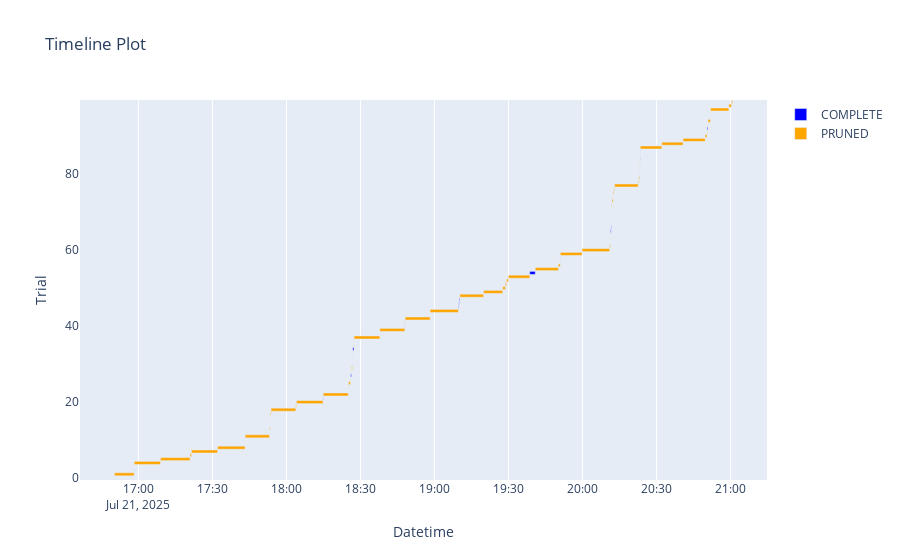

Notebook code for this chart:
### Markdown cell above
Plot the timeline of a study, indicating complete and pruned trials.

### Code cell
plot_timeline(study_glm_rs)

### Figure 1 — Plotly figure (JSON) as saved in the notebook; plotly's stock layout.template omitted (floating-point values rounded to 4 significant figures)
{"data": [{"base": ["2025-07-21T16:58:15.229530", "2025-07-21T18:14:49.200479", "2025-07-21T18:25:59.185682", "2025-07-21T18:26:45.507446", "2025-07-21T18:26:53.139927", "2025-07-21T18:47:58.093206", "2025-07-21T19:09:40.228705", "2025-07-21T19:09:50.988205", "2025-07-21T19:10:01.034227", "2025-07-21T19:38:35.659817", "2025-07-21T19:50:55.108230", "2025-07-21T20:11:19.539609", "2025-07-21T20:11:34.389324", "2025-07-21T20:23:17.473032", "2025-07-21T20:23:22.294607", "2025-07-21T20:50:28.350670"], "hovertemplate": "%{text}<extra>COMPLETE</extra>", "marker": {"color": "blue"}, "name": "COMPLETE", "orientation": "h", "text": ["{<br>  \"number\": 2,<br>  \"values\": [<br>    13432.083870249657<br>  ],<br>  \"params\": {<br>    \"clusterer\": \"kmeans\",<br>    \"n_clusters\": 18,<br>    \"distribution\": \"gaussian\",<br>    \"link_gaussian\": \"identity\"<br>  }<br>}", "{<br>  \"number\": 21,<br>  \"values\": [<br>    282431248.9362046<br>  ],<br>  \"params\": {<br>    \"clusterer\": \"bisecting_kmeans\",<br>    \"n_clusters_bkmeans\": 27,<br>    \"bisecting_strategy\": \"biggest_inertia\",<br>    \"distribution\": \"gaussian\",<br>    \"link_gaussian\": \"identity\"<br>  }<br>}", "{<br>  \"number\": 27,<br>  \"values\": [<br>    3.084026295306266e+27<br>  ],<br>  \"params\": {<br>    \"clusterer\": \"birch\",<br>    \"n_clusters_birch\": 10,<br>    \"branching_factor\": 766,<br>    \"threshold\": 0.6326240366283351,<br>    \"distribution\": \"gaussian\",<br>    \"link_gaussian\": \"log\"<br>  }<br>}", "{<br>  \"number\": 30,<br>  \"values\": [<br>    351036.72663670353<br>  ],<br>  \"params\": {<br>    \"clusterer\": \"kmeans\",<br>    \"n_clusters\": 14,<br>    \"distribution\": \"gaussian\",<br>    \"link_gaussian\": \"identity\"<br>  }<br>}", "{<br>  \"number\": 34,<br>  \"values\": [<br>    15.745955909457695<br>  ],<br>  \"params\": {<br>    \"clusterer\": \"birch\",<br>    \"n_clusters_birch\": 1,<br>    \"branching_factor\": 318,<br>    \"threshold\": 0.10313666878329511,<br>    \"distribution\": \"gaussian\",<br>    \"link_gaussian\": \"log\"<br>  }<br>}", "{<br>  \"number\": 40,<br>  \"values\": [<br>    410156.6317113525<br>  ],<br>  \"params\": {<br>    \"clusterer\": \"kmeans\",<br>    \"n_clusters\": 30,<br>    \"distribution\": \"gaussian\",<br>    \"link_gaussian\": \"identity\"<br>  }<br>}", "{<br>  \"number\": 45,<br>  \"values\": [<br>    27.764601714030086<br>  ],<br>  \"params\": {<br>    \"clusterer\": \"kmeans\",<br>    \"n_clusters\": 7,<br>    \"distribution\": \"gamma\"<br>  }<br>}", "{<br>  \"number\": 46,<br>  \"values\": [<br>    42.28522538877635<br>  ],<br>  \"params\": {<br>    \"clusterer\": \"kmeans\",<br>    \"n_clusters\": 6,<br>    \"distribution\": \"gamma\"<br>  }<br>}", "{<br>  \"number\": 47,<br>  \"values\": [<br>    68.17330486413577<br>  ],<br>  \"params\": {<br>    \"clusterer\": \"birch\",<br>    \"n_clusters_birch\": 9,<br>    \"branching_factor\": 480,<br>    \"threshold\": 0.4528211242736828,<br>    \"distribution\": \"gaussian\",<br>    \"link_gaussian\": \"log\"<br>  }<br>}", "{<br>  \"number\": 54,<br>  \"values\": [<br>    15.745955909457695<br>  ],<br>  \"params\": {<br>    \"clusterer\": \"bisecting_kmeans\",<br>    \"n_clusters_bkmeans\": 1,<br>    \"bisecting_strategy\": \"largest_cluster\",<br>    \"distribution\": \"gaussian\",<br>    \"link_gaussian\": \"log\"<br>  }<br>}", "{<br>  \"number\": 57,<br>  \"values\": [<br>    319414.536964122<br>  ],<br>  \"params\": {<br>    \"clusterer\": \"kmeans\",<br>    \"n_clusters\": 29,<br>    \"distribution\": \"gaussian\",<br>    \"link_gaussian\": \"identity\"<br>  }<br>}", "{<br>  \"number\": 65,<br>  \"values\": [<br>    13.74515533213956<br>  ],<br>  \"params\": {<br>    \"clusterer\": \"birch\",<br>    \"n_clusters_birch\": 11,<br>    \"branching_factor\": 990,<br>    \"threshold\": 0.3102963536234391,<br>    \"distribution\": \"gaussian\",<br>    \"link_gaussian\": \"identity\"<br>  }<br>}", "{<br>  \"number\": 66,<br>  \"values\": [<br>    83741.594267626<br>  ],<br>  \"params\": {<br>    \"clusterer\": \"birch\",<br>    \"n_clusters_birch\": 22,<br>    \"branching_factor\": 973,<br>    \"threshold\": 0.8413865029217695,<br>    \"distribution\": \"gaussian\",<br>    \"link_gaussian\": \"identity\"<br>  }<br>}", "{<br>  \"number\": 84,<br>  \"values\": [<br>    15.745955909457695<br>  ],<br>  \"params\": {<br>    \"clusterer\": \"bisecting_kmeans\",<br>    \"n_clusters_bkmeans\": 1,<br>    \"bisecting_strategy\": \"largest_cluster\",<br>    \"distribution\": \"gaussian\",<br>    \"link_gaussian\": \"log\"<br>  }<br>}", "{<br>  \"number\": 86,<br>  \"values\": [<br>    319414.536964122<br>  ],<br>  \"params\": {<br>    \"clusterer\": \"kmeans\",<br>    \"n_clusters\": 29,<br>    \"distribution\": \"gaussian\",<br>    \"link_gaussian\": \"identity\"<br>  }<br>}", "{<br>  \"number\": 92,<br>  \"values\": [<br>    385875.2177686071<br>  ],<br>  \"params\": {<br>    \"clusterer\": \"kmeans\",<br>    \"n_clusters\": 24,<br>    \"distribution\": \"gaussian\",<br>    \"link_gaussian\": \"identity\"<br>  }<br>}"], "textposition": "none", "type": "bar", "x": [1967.0, 5097.0, 18120.0, 1654.0, 28090.0, 2589.0, 10750.0, 10030.0, 14350.0, 133400.0, 2701.0, 14840.0, 9759.0, 3115.0, 2779.0, 19220.0], "y": [2, 21, 27, 30, 34, 40, 45, 46, 47, 54, 57, 65, 66, 84, 86, 92]}, {"base": ["2025-07-21T16:50:14.473674", "2025-07-21T16:50:18.416167", "2025-07-21T16:58:17.213210", "2025-07-21T16:58:17.351885", "2025-07-21T17:08:56.658951", "2025-07-21T17:20:55.371864", "2025-07-21T17:21:31.939608", "2025-07-21T17:32:04.384562", "2025-07-21T17:43:12.793705", "2025-07-21T17:43:12.977873", "2025-07-21T17:43:16.032959", "2025-07-21T17:53:06.135842", "2025-07-21T17:53:06.562313", "2025-07-21T17:53:24.284695", "2025-07-21T17:53:24.383745", "2025-07-21T17:53:26.490809", "2025-07-21T17:53:28.114607", "2025-07-21T17:53:45.781590", "2025-07-21T18:03:46.113121", "2025-07-21T18:04:04.085754", "2025-07-21T18:14:54.312149", "2025-07-21T18:25:02.070463", "2025-07-21T18:25:02.273448", "2025-07-21T18:25:09.781075", "2025-07-21T18:25:52.848993", "2025-07-21T18:26:17.378600", "2025-07-21T18:26:24.777195", "2025-07-21T18:26:47.173707", "2025-07-21T18:26:48.680044", "2025-07-21T18:26:48.778410", "2025-07-21T18:27:21.240397", "2025-07-21T18:27:23.987598", "2025-07-21T18:27:24.126143", "2025-07-21T18:37:50.461759", "2025-07-21T18:37:50.647068", "2025-07-21T18:48:00.694245", "2025-07-21T18:48:06.423022", "2025-07-21T18:58:12.384904", "2025-07-21T18:58:12.490443", "2025-07-21T19:10:15.400077", "2025-07-21T19:19:54.061941", "2025-07-21T19:27:37.524956", "2025-07-21T19:28:42.854617", "2025-07-21T19:29:13.750079", "2025-07-21T19:29:54.492449", "2025-07-21T19:40:49.212650", "2025-07-21T19:50:11.561906", "2025-07-21T19:50:57.823682", "2025-07-21T19:51:00.651909", "2025-07-21T19:59:48.470847", "2025-07-21T20:10:56.894369", "2025-07-21T20:11:14.269038", "2025-07-21T20:11:14.531212", "2025-07-21T20:11:17.642485", "2025-07-21T20:11:44.168604", "2025-07-21T20:11:44.260367", "2025-07-21T20:11:45.709124", "2025-07-21T20:11:45.835788", "2025-07-21T20:11:47.429644", "2025-07-21T20:11:47.527167", "2025-07-21T20:11:55.195661", "2025-07-21T20:12:22.420626", "2025-07-21T20:12:24.782369", "2025-07-21T20:12:42.485539", "2025-07-21T20:12:58.721150", "2025-07-21T20:22:31.054619", "2025-07-21T20:22:48.367036", "2025-07-21T20:23:06.344658", "2025-07-21T20:23:08.645348", "2025-07-21T20:23:10.442149", "2025-07-21T20:23:13.264391", "2025-07-21T20:23:20.600525", "2025-07-21T20:23:25.086254", "2025-07-21T20:32:06.984700", "2025-07-21T20:40:43.602427", "2025-07-21T20:49:40.826257", "2025-07-21T20:50:24.684977", "2025-07-21T20:50:47.586838", "2025-07-21T20:50:51.030791", "2025-07-21T20:51:46.321042", "2025-07-21T20:51:49.765427", "2025-07-21T20:51:53.171555", "2025-07-21T20:59:16.066681", "2025-07-21T21:00:20.470753"], "hovertemplate": "%{text}<extra>PRUNED</extra>", "marker": {"color": "orange"}, "name": "PRUNED", "orientation": "h", "text": ["{<br>  \"number\": 0,<br>  \"values\": null,<br>  \"params\": {<br>    \"clusterer\": \"bisecting_kmeans\",<br>    \"n_clusters_bkmeans\": 7,<br>    \"bisecting_strategy\": \"biggest_inertia\",<br>    \"distribution\": \"gamma\"<br>  }<br>}", "{<br>  \"number\": 1,<br>  \"values\": null,<br>  \"params\": {<br>    \"clusterer\": \"affinity_propagation\",<br>    \"damping\": 0.7645045768371271,<br>    \"distribution\": \"inverse_gaussian\",<br>    \"link_inverse_gaussian\": \"log\"<br>  }<br>}", "{<br>  \"number\": 3,<br>  \"values\": null,<br>  \"params\": {<br>    \"clusterer\": \"kmeans\",<br>    \"n_clusters\": 5,<br>    \"distribution\": \"inverse_gaussian\",<br>    \"link_inverse_gaussian\": \"log\"<br>  }<br>}", "{<br>  \"number\": 4,<br>  \"values\": null,<br>  \"params\": {<br>    \"clusterer\": \"affinity_propagation\",<br>    \"damping\": 0.6996977526274348,<br>    \"distribution\": \"gamma\"<br>  }<br>}", "{<br>  \"number\": 5,<br>  \"values\": null,<br>  \"params\": {<br>    \"clusterer\": \"affinity_propagation\",<br>    \"damping\": 0.9581292188311663,<br>    \"distribution\": \"inverse_gaussian\",<br>    \"link_inverse_gaussian\": \"inverse_squared\"<br>  }<br>}", "{<br>  \"number\": 6,<br>  \"values\": null,<br>  \"params\": {<br>    \"clusterer\": \"mean_shift\",<br>    \"bandwidth\": 0.8347134028733747,<br>    \"distribution\": \"gaussian\",<br>    \"link_gaussian\": \"log\"<br>  }<br>}", "{<br>  \"number\": 7,<br>  \"values\": null,<br>  \"params\": {<br>    \"clusterer\": \"affinity_propagation\",<br>    \"damping\": 0.9453350639699125,<br>    \"distribution\": \"gamma\"<br>  }<br>}", "{<br>  \"number\": 8,<br>  \"values\": null,<br>  \"params\": {<br>    \"clusterer\": \"affinity_propagation\",<br>    \"damping\": 0.5237801583951118,<br>    \"distribution\": \"inverse_gaussian\",<br>    \"link_inverse_gaussian\": \"inverse_squared\"<br>  }<br>}", "{<br>  \"number\": 9,<br>  \"values\": null,<br>  \"params\": {<br>    \"clusterer\": \"kmeans\",<br>    \"n_clusters\": 24,<br>    \"distribution\": \"inverse_gaussian\",<br>    \"link_inverse_gaussian\": \"inverse_squared\"<br>  }<br>}", "{<br>  \"number\": 10,<br>  \"values\": null,<br>  \"params\": {<br>    \"clusterer\": \"kmeans\",<br>    \"n_clusters\": 28,<br>    \"distribution\": \"gamma\"<br>  }<br>}", "{<br>  \"number\": 11,<br>  \"values\": null,<br>  \"params\": {<br>    \"clusterer\": \"affinity_propagation\",<br>    \"damping\": 0.9888884642594297,<br>    \"distribution\": \"gamma\"<br>  }<br>}", "{<br>  \"number\": 12,<br>  \"values\": null,<br>  \"params\": {<br>    \"clusterer\": \"kmeans\",<br>    \"n_clusters\": 10,<br>    \"distribution\": \"inverse_gaussian\",<br>    \"link_inverse_gaussian\": \"log\"<br>  }<br>}", "{<br>  \"number\": 13,<br>  \"values\": null,<br>  \"params\": {<br>    \"clusterer\": \"mean_shift\",<br>    \"bandwidth\": 0.8244855267067898,<br>    \"distribution\": \"inverse_gaussian\",<br>    \"link_inverse_gaussian\": \"log\"<br>  }<br>}", "{<br>  \"number\": 14,<br>  \"values\": null,<br>  \"params\": {<br>    \"clusterer\": \"kmeans\",<br>    \"n_clusters\": 23,<br>    \"distribution\": \"inverse_gaussian\",<br>    \"link_inverse_gaussian\": \"inverse_squared\"<br>  }<br>}", "{<br>  \"number\": 15,<br>  \"values\": null,<br>  \"params\": {<br>    \"clusterer\": \"bisecting_kmeans\",<br>    \"n_clusters_bkmeans\": 24,<br>    \"bisecting_strategy\": \"largest_cluster\",<br>    \"distribution\": \"gaussian\",<br>    \"link_gaussian\": \"log\"<br>  }<br>}", "{<br>  \"number\": 16,<br>  \"values\": null,<br>  \"params\": {<br>    \"clusterer\": \"birch\",<br>    \"n_clusters_birch\": 11,<br>    \"branching_factor\": 550,<br>    \"threshold\": 0.7525192905358185,<br>    \"distribution\": \"inverse_gaussian\",<br>    \"link_inverse_gaussian\": \"inverse_squared\"<br>  }<br>}", "{<br>  \"number\": 17,<br>  \"values\": null,<br>  \"params\": {<br>    \"clusterer\": \"mean_shift\",<br>    \"bandwidth\": 0.8697431348569346,<br>    \"distribution\": \"gaussian\",<br>    \"link_gaussian\": \"identity\"<br>  }<br>}", "{<br>  \"number\": 18,<br>  \"values\": null,<br>  \"params\": {<br>    \"clusterer\": \"affinity_propagation\",<br>    \"damping\": 0.5695071540296688,<br>    \"distribution\": \"gamma\"<br>  }<br>}", "{<br>  \"number\": 19,<br>  \"values\": null,<br>  \"params\": {<br>    \"clusterer\": \"mean_shift\",<br>    \"bandwidth\": 0.8714325305236271,<br>    \"distribution\": \"gamma\"<br>  }<br>}", "{<br>  \"number\": 20,<br>  \"values\": null,<br>  \"params\": {<br>    \"clusterer\": \"affinity_propagation\",<br>    \"damping\": 0.9307419148851911,<br>    \"distribution\": \"gaussian\",<br>    \"link_gaussian\": \"log\"<br>  }<br>}", "{<br>  \"number\": 22,<br>  \"values\": null,<br>  \"params\": {<br>    \"clusterer\": \"affinity_propagation\",<br>    \"damping\": 0.7868489938800136,<br>    \"distribution\": \"inverse_gaussian\",<br>    \"link_inverse_gaussian\": \"log\"<br>  }<br>}", "{<br>  \"number\": 23,<br>  \"values\": null,<br>  \"params\": {<br>    \"clusterer\": \"kmeans\",<br>    \"n_clusters\": 15,<br>    \"distribution\": \"inverse_gaussian\",<br>    \"link_inverse_gaussian\": \"inverse_squared\"<br>  }<br>}", "{<br>  \"number\": 24,<br>  \"values\": null,<br>  \"params\": {<br>    \"clusterer\": \"bisecting_kmeans\",<br>    \"n_clusters_bkmeans\": 22,<br>    \"bisecting_strategy\": \"largest_cluster\",<br>    \"distribution\": \"gamma\"<br>  }<br>}", "{<br>  \"number\": 25,<br>  \"values\": null,<br>  \"params\": {<br>    \"clusterer\": \"mean_shift\",<br>    \"bandwidth\": 0.8551755548380449,<br>    \"distribution\": \"gaussian\",<br>    \"link_gaussian\": \"identity\"<br>  }<br>}", "{<br>  \"number\": 26,<br>  \"values\": null,<br>  \"params\": {<br>    \"clusterer\": \"kmeans\",<br>    \"n_clusters\": 30,<br>    \"distribution\": \"gaussian\",<br>    \"link_gaussian\": \"log\"<br>  }<br>}", "{<br>  \"number\": 28,<br>  \"values\": null,<br>  \"params\": {<br>    \"clusterer\": \"birch\",<br>    \"n_clusters_birch\": 29,<br>    \"branching_factor\": 268,<br>    \"threshold\": 0.18327287887633378,<br>    \"distribution\": \"gamma\"<br>  }<br>}", "{<br>  \"number\": 29,<br>  \"values\": null,<br>  \"params\": {<br>    \"clusterer\": \"mean_shift\",<br>    \"bandwidth\": 0.8889082196652701,<br>    \"distribution\": \"gaussian\",<br>    \"link_gaussian\": \"log\"<br>  }<br>}", "{<br>  \"number\": 31,<br>  \"values\": null,<br>  \"params\": {<br>    \"clusterer\": \"bisecting_kmeans\",<br>    \"n_clusters_bkmeans\": 21,<br>    \"bisecting_strategy\": \"biggest_inertia\",<br>    \"distribution\": \"gaussian\",<br>    \"link_gaussian\": \"log\"<br>  }<br>}", "{<br>  \"number\": 32,<br>  \"values\": null,<br>  \"params\": {<br>    \"clusterer\": \"kmeans\",<br>    \"n_clusters\": 11,<br>    \"distribution\": \"inverse_gaussian\",<br>    \"link_inverse_gaussian\": \"inverse_squared\"<br>  }<br>}", "{<br>  \"number\": 33,<br>  \"values\": null,<br>  \"params\": {<br>    \"clusterer\": \"birch\",<br>    \"n_clusters_birch\": 28,<br>    \"branching_factor\": 660,<br>    \"threshold\": 0.16310506952970566,<br>    \"distribution\": \"inverse_gaussian\",<br>    \"link_inverse_gaussian\": \"inverse_squared\"<br>  }<br>}", "{<br>  \"number\": 35,<br>  \"values\": null,<br>  \"params\": {<br>    \"clusterer\": \"birch\",<br>    \"n_clusters_birch\": 22,<br>    \"branching_factor\": 665,<br>    \"threshold\": 0.4049952488684957,<br>    \"distribution\": \"inverse_gaussian\",<br>    \"link_inverse_gaussian\": \"log\"<br>  }<br>}", "{<br>  \"number\": 36,<br>  \"values\": null,<br>  \"params\": {<br>    \"clusterer\": \"kmeans\",<br>    \"n_clusters\": 8,<br>    \"distribution\": \"inverse_gaussian\",<br>    \"link_inverse_gaussian\": \"inverse_squared\"<br>  }<br>}", "{<br>  \"number\": 37,<br>  \"values\": null,<br>  \"params\": {<br>    \"clusterer\": \"affinity_propagation\",<br>    \"damping\": 0.5308380707480056,<br>    \"distribution\": \"gamma\"<br>  }<br>}", "{<br>  \"number\": 38,<br>  \"values\": null,<br>  \"params\": {<br>    \"clusterer\": \"bisecting_kmeans\",<br>    \"n_clusters_bkmeans\": 28,<br>    \"bisecting_strategy\": \"largest_cluster\",<br>    \"distribution\": \"inverse_gaussian\",<br>    \"link_inverse_gaussian\": \"log\"<br>  }<br>}", "{<br>  \"number\": 39,<br>  \"values\": null,<br>  \"params\": {<br>    \"clusterer\": \"affinity_propagation\",<br>    \"damping\": 0.9845830142000447,<br>    \"distribution\": \"gaussian\",<br>    \"link_gaussian\": \"identity\"<br>  }<br>}", "{<br>  \"number\": 41,<br>  \"values\": null,<br>  \"params\": {<br>    \"clusterer\": \"birch\",<br>    \"n_clusters_birch\": 17,<br>    \"branching_factor\": 265,<br>    \"threshold\": 0.7722449665352297,<br>    \"distribution\": \"gaussian\",<br>    \"link_gaussian\": \"log\"<br>  }<br>}", "{<br>  \"number\": 42,<br>  \"values\": null,<br>  \"params\": {<br>    \"clusterer\": \"affinity_propagation\",<br>    \"damping\": 0.9518251004625635,<br>    \"distribution\": \"gamma\"<br>  }<br>}", "{<br>  \"number\": 43,<br>  \"values\": null,<br>  \"params\": {<br>    \"clusterer\": \"kmeans\",<br>    \"n_clusters\": 26,<br>    \"distribution\": \"inverse_gaussian\",<br>    \"link_inverse_gaussian\": \"inverse_squared\"<br>  }<br>}", "{<br>  \"number\": 44,<br>  \"values\": null,<br>  \"params\": {<br>    \"clusterer\": \"affinity_propagation\",<br>    \"damping\": 0.9284983964485346,<br>    \"distribution\": \"gamma\"<br>  }<br>}", "{<br>  \"number\": 48,<br>  \"values\": null,<br>  \"params\": {<br>    \"clusterer\": \"affinity_propagation\",<br>    \"damping\": 0.9901356687693121,<br>    \"distribution\": \"gaussian\",<br>    \"link_gaussian\": \"identity\"<br>  }<br>}", "{<br>  \"number\": 49,<br>  \"values\": null,<br>  \"params\": {<br>    \"clusterer\": \"affinity_propagation\",<br>    \"damping\": 0.7746481811312738,<br>    \"distribution\": \"gaussian\",<br>    \"link_gaussian\": \"log\"<br>  }<br>}", "{<br>  \"number\": 50,<br>  \"values\": null,<br>  \"params\": {<br>    \"clusterer\": \"mean_shift\",<br>    \"bandwidth\": 0.8578796086801987,<br>    \"distribution\": \"gamma\"<br>  }<br>}", "{<br>  \"number\": 51,<br>  \"values\": null,<br>  \"params\": {<br>    \"clusterer\": \"kmeans\",<br>    \"n_clusters\": 11,<br>    \"distribution\": \"inverse_gaussian\",<br>    \"link_inverse_gaussian\": \"log\"<br>  }<br>}", "{<br>  \"number\": 52,<br>  \"values\": null,<br>  \"params\": {<br>    \"clusterer\": \"bisecting_kmeans\",<br>    \"n_clusters_bkmeans\": 6,<br>    \"bisecting_strategy\": \"largest_cluster\",<br>    \"distribution\": \"gamma\"<br>  }<br>}", "{<br>  \"number\": 53,<br>  \"values\": null,<br>  \"params\": {<br>    \"clusterer\": \"affinity_propagation\",<br>    \"damping\": 0.9280767139038189,<br>    \"distribution\": \"inverse_gaussian\",<br>    \"link_inverse_gaussian\": \"log\"<br>  }<br>}", "{<br>  \"number\": 55,<br>  \"values\": null,<br>  \"params\": {<br>    \"clusterer\": \"affinity_propagation\",<br>    \"damping\": 0.9895980066378167,<br>    \"distribution\": \"gamma\"<br>  }<br>}", "{<br>  \"number\": 56,<br>  \"values\": null,<br>  \"params\": {<br>    \"clusterer\": \"birch\",<br>    \"n_clusters_birch\": 4,<br>    \"branching_factor\": 778,<br>    \"threshold\": 0.692520066022783,<br>    \"distribution\": \"gamma\"<br>  }<br>}", "{<br>  \"number\": 58,<br>  \"values\": null,<br>  \"params\": {<br>    \"clusterer\": \"bisecting_kmeans\",<br>    \"n_clusters_bkmeans\": 18,<br>    \"bisecting_strategy\": \"largest_cluster\",<br>    \"distribution\": \"gamma\"<br>  }<br>}", "{<br>  \"number\": 59,<br>  \"values\": null,<br>  \"params\": {<br>    \"clusterer\": \"affinity_propagation\",<br>    \"damping\": 0.7687310485583525,<br>    \"distribution\": \"gaussian\",<br>    \"link_gaussian\": \"log\"<br>  }<br>}", "{<br>  \"number\": 60,<br>  \"values\": null,<br>  \"params\": {<br>    \"clusterer\": \"affinity_propagation\",<br>    \"damping\": 0.8086825526646297,<br>    \"distribution\": \"inverse_gaussian\",<br>    \"link_inverse_gaussian\": \"inverse_squared\"<br>  }<br>}", "{<br>  \"number\": 61,<br>  \"values\": null,<br>  \"params\": {<br>    \"clusterer\": \"mean_shift\",<br>    \"bandwidth\": 0.8727673104857013,<br>    \"distribution\": \"gamma\"<br>  }<br>}", "{<br>  \"number\": 62,<br>  \"values\": null,<br>  \"params\": {<br>    \"clusterer\": \"kmeans\",<br>    \"n_clusters\": 8,<br>    \"distribution\": \"inverse_gaussian\",<br>    \"link_inverse_gaussian\": \"inverse_squared\"<br>  }<br>}", "{<br>  \"number\": 63,<br>  \"values\": null,<br>  \"params\": {<br>    \"clusterer\": \"kmeans\",<br>    \"n_clusters\": 27,<br>    \"distribution\": \"gamma\"<br>  }<br>}", "{<br>  \"number\": 64,<br>  \"values\": null,<br>  \"params\": {<br>    \"clusterer\": \"birch\",<br>    \"n_clusters_birch\": 17,<br>    \"branching_factor\": 203,<br>    \"threshold\": 0.5917108833125332,<br>    \"distribution\": \"inverse_gaussian\",<br>    \"link_inverse_gaussian\": \"inverse_squared\"<br>  }<br>}", "{<br>  \"number\": 67,<br>  \"values\": null,<br>  \"params\": {<br>    \"clusterer\": \"bisecting_kmeans\",<br>    \"n_clusters_bkmeans\": 1,<br>    \"bisecting_strategy\": \"biggest_inertia\",<br>    \"distribution\": \"inverse_gaussian\",<br>    \"link_inverse_gaussian\": \"inverse_squared\"<br>  }<br>}", "{<br>  \"number\": 68,<br>  \"values\": null,<br>  \"params\": {<br>    \"clusterer\": \"kmeans\",<br>    \"n_clusters\": 18,<br>    \"distribution\": \"gaussian\",<br>    \"link_gaussian\": \"log\"<br>  }<br>}", "{<br>  \"number\": 69,<br>  \"values\": null,<br>  \"params\": {<br>    \"clusterer\": \"bisecting_kmeans\",<br>    \"n_clusters_bkmeans\": 10,<br>    \"bisecting_strategy\": \"biggest_inertia\",<br>    \"distribution\": \"inverse_gaussian\",<br>    \"link_inverse_gaussian\": \"log\"<br>  }<br>}", "{<br>  \"number\": 70,<br>  \"values\": null,<br>  \"params\": {<br>    \"clusterer\": \"birch\",<br>    \"n_clusters_birch\": 5,<br>    \"branching_factor\": 627,<br>    \"threshold\": 0.9261135964416257,<br>    \"distribution\": \"inverse_gaussian\",<br>    \"link_inverse_gaussian\": \"inverse_squared\"<br>  }<br>}", "{<br>  \"number\": 71,<br>  \"values\": null,<br>  \"params\": {<br>    \"clusterer\": \"bisecting_kmeans\",<br>    \"n_clusters_bkmeans\": 20,<br>    \"bisecting_strategy\": \"biggest_inertia\",<br>    \"distribution\": \"inverse_gaussian\",<br>    \"link_inverse_gaussian\": \"inverse_squared\"<br>  }<br>}", "{<br>  \"number\": 72,<br>  \"values\": null,<br>  \"params\": {<br>    \"clusterer\": \"birch\",<br>    \"n_clusters_birch\": 10,<br>    \"branching_factor\": 798,<br>    \"threshold\": 0.8646563368010257,<br>    \"distribution\": \"gamma\"<br>  }<br>}", "{<br>  \"number\": 73,<br>  \"values\": null,<br>  \"params\": {<br>    \"clusterer\": \"birch\",<br>    \"n_clusters_birch\": 9,<br>    \"branching_factor\": 348,<br>    \"threshold\": 0.125821482276794,<br>    \"distribution\": \"gamma\"<br>  }<br>}", "{<br>  \"number\": 74,<br>  \"values\": null,<br>  \"params\": {<br>    \"clusterer\": \"kmeans\",<br>    \"n_clusters\": 16,<br>    \"distribution\": \"gamma\"<br>  }<br>}", "{<br>  \"number\": 75,<br>  \"values\": null,<br>  \"params\": {<br>    \"clusterer\": \"mean_shift\",<br>    \"bandwidth\": 0.8863726251539616,<br>    \"distribution\": \"gamma\"<br>  }<br>}", "{<br>  \"number\": 76,<br>  \"values\": null,<br>  \"params\": {<br>    \"clusterer\": \"mean_shift\",<br>    \"bandwidth\": 0.8321160377938532,<br>    \"distribution\": \"inverse_gaussian\",<br>    \"link_inverse_gaussian\": \"inverse_squared\"<br>  }<br>}", "{<br>  \"number\": 77,<br>  \"values\": null,<br>  \"params\": {<br>    \"clusterer\": \"affinity_propagation\",<br>    \"damping\": 0.5369199168906564,<br>    \"distribution\": \"gaussian\",<br>    \"link_gaussian\": \"log\"<br>  }<br>}", "{<br>  \"number\": 78,<br>  \"values\": null,<br>  \"params\": {<br>    \"clusterer\": \"mean_shift\",<br>    \"bandwidth\": 0.8101466399360384,<br>    \"distribution\": \"inverse_gaussian\",<br>    \"link_inverse_gaussian\": \"inverse_squared\"<br>  }<br>}", "{<br>  \"number\": 79,<br>  \"values\": null,<br>  \"params\": {<br>    \"clusterer\": \"mean_shift\",<br>    \"bandwidth\": 0.831129548212818,<br>    \"distribution\": \"gaussian\",<br>    \"link_gaussian\": \"identity\"<br>  }<br>}", "{<br>  \"number\": 80,<br>  \"values\": null,<br>  \"params\": {<br>    \"clusterer\": \"birch\",<br>    \"n_clusters_birch\": 6,<br>    \"branching_factor\": 834,<br>    \"threshold\": 0.41105018557689743,<br>    \"distribution\": \"inverse_gaussian\",<br>    \"link_inverse_gaussian\": \"inverse_squared\"<br>  }<br>}", "{<br>  \"number\": 81,<br>  \"values\": null,<br>  \"params\": {<br>    \"clusterer\": \"birch\",<br>    \"n_clusters_birch\": 1,<br>    \"branching_factor\": 75,<br>    \"threshold\": 0.6574136429805166,<br>    \"distribution\": \"inverse_gaussian\",<br>    \"link_inverse_gaussian\": \"log\"<br>  }<br>}", "{<br>  \"number\": 82,<br>  \"values\": null,<br>  \"params\": {<br>    \"clusterer\": \"kmeans\",<br>    \"n_clusters\": 23,<br>    \"distribution\": \"gamma\"<br>  }<br>}", "{<br>  \"number\": 83,<br>  \"values\": null,<br>  \"params\": {<br>    \"clusterer\": \"birch\",<br>    \"n_clusters_birch\": 19,<br>    \"branching_factor\": 424,<br>    \"threshold\": 0.10357671413941966,<br>    \"distribution\": \"inverse_gaussian\",<br>    \"link_inverse_gaussian\": \"log\"<br>  }<br>}", "{<br>  \"number\": 85,<br>  \"values\": null,<br>  \"params\": {<br>    \"clusterer\": \"kmeans\",<br>    \"n_clusters\": 23,<br>    \"distribution\": \"gaussian\",<br>    \"link_gaussian\": \"log\"<br>  }<br>}", "{<br>  \"number\": 87,<br>  \"values\": null,<br>  \"params\": {<br>    \"clusterer\": \"affinity_propagation\",<br>    \"damping\": 0.6558284345154777,<br>    \"distribution\": \"inverse_gaussian\",<br>    \"link_inverse_gaussian\": \"inverse_squared\"<br>  }<br>}", "{<br>  \"number\": 88,<br>  \"values\": null,<br>  \"params\": {<br>    \"clusterer\": \"affinity_propagation\",<br>    \"damping\": 0.5453379558937579,<br>    \"distribution\": \"gamma\"<br>  }<br>}", "{<br>  \"number\": 89,<br>  \"values\": null,<br>  \"params\": {<br>    \"clusterer\": \"affinity_propagation\",<br>    \"damping\": 0.6269918488697696,<br>    \"distribution\": \"inverse_gaussian\",<br>    \"link_inverse_gaussian\": \"log\"<br>  }<br>}", "{<br>  \"number\": 90,<br>  \"values\": null,<br>  \"params\": {<br>    \"clusterer\": \"mean_shift\",<br>    \"bandwidth\": 0.8747085865076871,<br>    \"distribution\": \"gaussian\",<br>    \"link_gaussian\": \"identity\"<br>  }<br>}", "{<br>  \"number\": 91,<br>  \"values\": null,<br>  \"params\": {<br>    \"clusterer\": \"birch\",<br>    \"n_clusters_birch\": 3,<br>    \"branching_factor\": 108,<br>    \"threshold\": 0.2687611952102649,<br>    \"distribution\": \"inverse_gaussian\",<br>    \"link_inverse_gaussian\": \"inverse_squared\"<br>  }<br>}", "{<br>  \"number\": 93,<br>  \"values\": null,<br>  \"params\": {<br>    \"clusterer\": \"birch\",<br>    \"n_clusters_birch\": 29,<br>    \"branching_factor\": 839,<br>    \"threshold\": 0.21035720220405216,<br>    \"distribution\": \"inverse_gaussian\",<br>    \"link_inverse_gaussian\": \"inverse_squared\"<br>  }<br>}", "{<br>  \"number\": 94,<br>  \"values\": null,<br>  \"params\": {<br>    \"clusterer\": \"mean_shift\",<br>    \"bandwidth\": 0.8141513827294334,<br>    \"distribution\": \"gamma\"<br>  }<br>}", "{<br>  \"number\": 95,<br>  \"values\": null,<br>  \"params\": {<br>    \"clusterer\": \"bisecting_kmeans\",<br>    \"n_clusters_bkmeans\": 15,<br>    \"bisecting_strategy\": \"largest_cluster\",<br>    \"distribution\": \"gaussian\",<br>    \"link_gaussian\": \"log\"<br>  }<br>}", "{<br>  \"number\": 96,<br>  \"values\": null,<br>  \"params\": {<br>    \"clusterer\": \"bisecting_kmeans\",<br>    \"n_clusters_bkmeans\": 25,<br>    \"bisecting_strategy\": \"biggest_inertia\",<br>    \"distribution\": \"gamma\"<br>  }<br>}", "{<br>  \"number\": 97,<br>  \"values\": null,<br>  \"params\": {<br>    \"clusterer\": \"affinity_propagation\",<br>    \"damping\": 0.7573838598404792,<br>    \"distribution\": \"gamma\"<br>  }<br>}", "{<br>  \"number\": 98,<br>  \"values\": null,<br>  \"params\": {<br>    \"clusterer\": \"mean_shift\",<br>    \"bandwidth\": 0.81080802138481,<br>    \"distribution\": \"inverse_gaussian\",<br>    \"link_inverse_gaussian\": \"log\"<br>  }<br>}", "{<br>  \"number\": 99,<br>  \"values\": null,<br>  \"params\": {<br>    \"clusterer\": \"birch\",<br>    \"n_clusters_birch\": 24,<br>    \"branching_factor\": 770,<br>    \"threshold\": 0.6873161224419788,<br>    \"distribution\": \"gamma\"<br>  }<br>}"], "textposition": "none", "type": "bar", "x": [3929.0, 476800.0, 113.7, 639300.0, 718700.0, 36560.0, 632400.0, 668300.0, 176.8, 3046.0, 590100.0, 418.5, 17710.0, 91.08, 2070.0, 1616.0, 17660.0, 600300.0, 17960.0, 645100.0, 607700.0, 188.3, 7491.0, 43050.0, 6208.0, 7390.0, 20710.0, 1496.0, 88.48, 4311.0, 2615.0, 118.0, 626300.0, 131.6, 607400.0, 5720.0, 605900.0, 97.09, 687700.0, 578700.0, 463400.0, 65320.0, 30880.0, 40730.0, 521100.0, 562300.0, 43530.0, 2819.0, 527800.0, 668400.0, 17370.0, 85.83, 3104.0, 1889.0, 84.11, 1441.0, 118.3, 1586.0, 89.82, 7650.0, 27220.0, 2353.0, 17690.0, 16230.0, 572200.0, 17300.0, 17960.0, 2292.0, 1788.0, 2813.0, 4200.0, 1684.0, 521900.0, 516600.0, 537200.0, 43840.0, 3657.0, 3434.0, 55270.0, 3437.0, 3396.0, 442900.0, 64380.0, 28450.0], "y": [0, 1, 3, 4, 5, 6, 7, 8, 9, 10, 11, 12, 13, 14, 15, 16, 17, 18, 19, 20, 22, 23, 24, 25, 26, 28, 29, 31, 32, 33, 35, 36, 37, 38, 39, 41, 42, 43, 44, 48, 49, 50, 51, 52, 53, 55, 56, 58, 59, 60, 61, 62, 63, 64, 67, 68, 69, 70, 71, 72, 73, 74, 75, 76, 77, 78, 79, 80, 81, 82, 83, 85, 87, 88, 89, 90, 91, 93, 94, 95, 96, 97, 98, 99]}], "layout": {"showlegend": true, "title": {"text": "Timeline Plot"}, "xaxis": {"title": {"text": "Datetime"}, "type": "date"}, "yaxis": {"title": {"text": "Trial"}}}}
